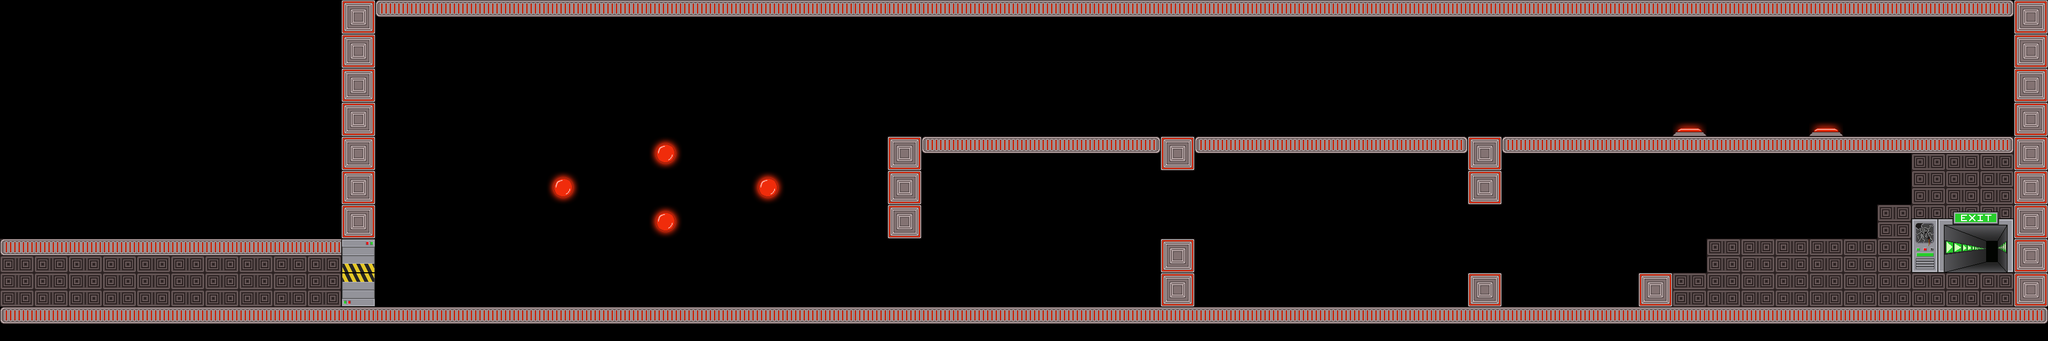

Below is a game level as drawn by its tile map, then a one-line description and the .tmx that defines it (tile-layer data replaced by summaries):
An orthogonal 60x10 tile map with 64x64 px tiles, 2 tile layers (foreground, front), 17 tilesets and 31 objects.

<map version="1.0" orientation="orthogonal" width="60" height="10" tilewidth="64" tileheight="64">
 <tileset firstgid="1" name="mur" tilewidth="64" tileheight="64">
  <image source="data/mur.png" trans="ffffff" width="64" height="64" />
 </tileset>
 <tileset firstgid="2" name="sol" tilewidth="64" tileheight="64">
  <image source="data/sol.png" trans="ffffff" width="64" height="64" />
 </tileset>
 <tileset firstgid="3" name="alone" tilewidth="64" tileheight="64">
  <image source="data/alone.png" width="64" height="64" />
 </tileset>
 <tileset firstgid="4" name="left" tilewidth="64" tileheight="64">
  <image source="data/left.png" width="64" height="64" />
 </tileset>
 <tileset firstgid="5" name="mid" tilewidth="64" tileheight="64">
  <image source="data/mid.png" width="64" height="64" />
 </tileset>
 <tileset firstgid="6" name="right" tilewidth="64" tileheight="64">
  <image source="data/right.png" width="64" height="64" />
 </tileset>
 <tileset firstgid="7" name="portebas" tilewidth="64" tileheight="64">
  <image source="data/portebas.png" width="64" height="64" />
 </tileset>
 <tileset firstgid="8" name="portehaut" tilewidth="64" tileheight="64">
  <image source="data/portehaut.png" width="64" height="64" />
 </tileset>
 <tileset firstgid="9" name="fin" tilewidth="192" tileheight="128">
  <image source="data/fin.png" width="192" height="128" />
 </tileset>
 <tileset firstgid="10" name="cube1" tilewidth="327" tileheight="327">
  <tileoffset x="0" y="327" />
  <properties>
   <property name="anim" value="true" />
   <property name="frames" value="8" />
  </properties>
  <image source="data/cube1.png" width="327" height="327" />
 </tileset>
 <tileset firstgid="11" name="cube2" tilewidth="691" tileheight="291">
  <tileoffset x="0" y="632" />
  <properties>
   <property name="anim" value="true" />
   <property name="frames" value="8" />
  </properties>
  <image source="data/cube2.png" width="691" height="291" />
 </tileset>
 <tileset firstgid="12" name="cube3" tilewidth="452" tileheight="159">
  <tileoffset x="0" y="632" />
  <properties>
   <property name="anim" value="true" />
   <property name="frames" value="8" />
  </properties>
  <image source="data/cube3.png" width="452" height="159" />
 </tileset>
 <tileset firstgid="13" name="barre" tilewidth="126" tileheight="521">
  <tileoffset x="0" y="195" />
  <image source="data/barre.png" width="126" height="521" />
 </tileset>
 <tileset firstgid="14" name="cable" tilewidth="64" tileheight="64">
  <image source="data/cable.png" width="64" height="64" />
 </tileset>
 <tileset firstgid="15" name="mur2" tilewidth="64" tileheight="64">
  <image source="data/mur2.png" width="64" height="64" />
 </tileset>
 <tileset firstgid="16" name="lampe1" tilewidth="64" tileheight="64">
  <properties>
   <property name="anim" value="true" />
   <property name="frames" value="4" />
  </properties>
  <image source="data/lampe1.png" width="64" height="64" />
 </tileset>
 <tileset firstgid="17" name="lampe2" tilewidth="64" tileheight="64">
  <properties>
   <property name="anim" value="true" />
   <property name="frames" value="4" />
  </properties>
  <image source="data/lampe2.png" width="64" height="64" />
 </tileset>
 <layer name="foreground" width="70" height="10">
  <data>[700 cells, 57 non-empty, 4 distinct tile ids]</data>
 </layer>
 <layer name="front" width="70" height="10">
  <data>[700 cells, 175 non-empty, 8 distinct tile ids]</data>
 </layer>
 <objectgroup color="#00ff00" name="wall" width="70" height="10">
  <object x="3776" y="0" width="64" height="576" />
  <object x="640" y="0" width="64" height="576" />
  <object x="1664" y="320" width="64" height="128" />
  <object x="2752" y="320" width="64" height="64" />
  <object x="2176" y="448" width="64" height="128" />
  <object x="2176" y="256" width="64" height="64" />
 </objectgroup>
 <objectgroup color="#0000ff" name="platform" width="70" height="10">
  <object x="640" y="576" width="3200" height="64" />
  <object x="704" y="0" width="3072" height="64" />
  <object x="1664" y="256" width="2112" height="64" />
  <object x="3072" y="512" width="64" height="64" />
  <object x="2752" y="512" width="64" height="64" />
 </objectgroup>
 <objectgroup color="#ffffff" name="movable" width="70" height="10" />
 <objectgroup color="#ff6666" name="destroyable" width="70" height="10">
  <object x="2752" y="384" width="64" height="64" />
  <object x="1664" y="512" width="64" height="64" />
  <object x="2816" y="384" width="64" height="64" />
  <object x="1664" y="448" width="64" height="64" />
  <object x="2880" y="448" width="64" height="64" />
  <object x="2752" y="448" width="64" height="64" />
  <object x="2816" y="448" width="64" height="64" />
  <object x="2944" y="448" width="64" height="64" />
  <object x="2880" y="384" width="64" height="64" />
  <object x="3008" y="448" width="64" height="64" />
  <object x="2176" y="384" width="64" height="64" />
  <object x="2176" y="320" width="64" height="64" />
 </objectgroup>
 <objectgroup color="#ff0000" name="themagnet" width="60" height="10">
  <object x="768" y="512" width="64" height="64">
   <properties>
    <property name="powers" value="Attractive#Repulsive#RotativeR#RotativeL" />
   </properties>
  </object>
 </objectgroup>
 <objectgroup color="#800000" name="generator" width="70" height="10" />
 <objectgroup color="#66ccff" name="switch" width="70" height="10" />
 <objectgroup color="#e6e6e6" name="metal" width="70" height="10">
  <object x="1344" y="512" width="64" height="64">
   <properties>
    <property name="magnet" value="static" />
    <property name="physic" value="static" />
   </properties>
  </object>
  <object x="3712" y="192" width="64" height="64">
   <properties>
    <property name="magnet" value="acier" />
    <property name="physic" value="acier" />
   </properties>
  </object>
 </objectgroup>
 <objectgroup color="#333333" name="gate" width="70" height="10" />
 <objectgroup color="#004080" name="acid" width="70" height="10">
  <object x="2816" y="512" width="64" height="64">
   <properties>
    <property name="type" value="hg" />
   </properties>
  </object>
  <object x="2880" y="512" width="64" height="64">
   <properties>
    <property name="type" value="hm" />
   </properties>
  </object>
  <object x="2944" y="512" width="64" height="64">
   <properties>
    <property name="type" value="hm" />
   </properties>
  </object>
  <object x="3008" y="512" width="64" height="64">
   <properties>
    <property name="type" value="hd" />
   </properties>
  </object>
 </objectgroup>
 <objectgroup color="#ffff00" name="arc" width="70" height="10" />
 <objectgroup color="#ffff00" name="levelend" width="70" height="10">
  <object x="3584" y="448" width="192" height="128">
   <properties>
    <property name="next" value="07" />
   </properties>
  </object>
 </objectgroup>
 <objectgroup color="#800080" name="gateswitch" width="70" height="10" />
 <objectgroup name="lamps" width="70" height="10" />
</map>
